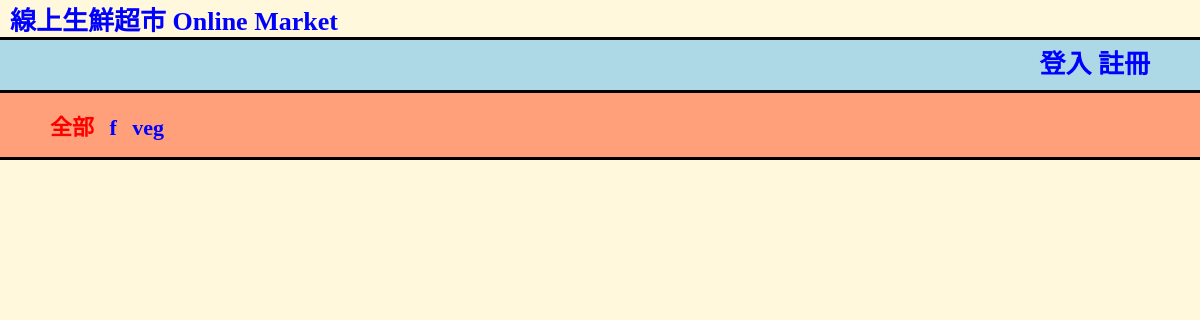
Before: /1/ with the older database file.
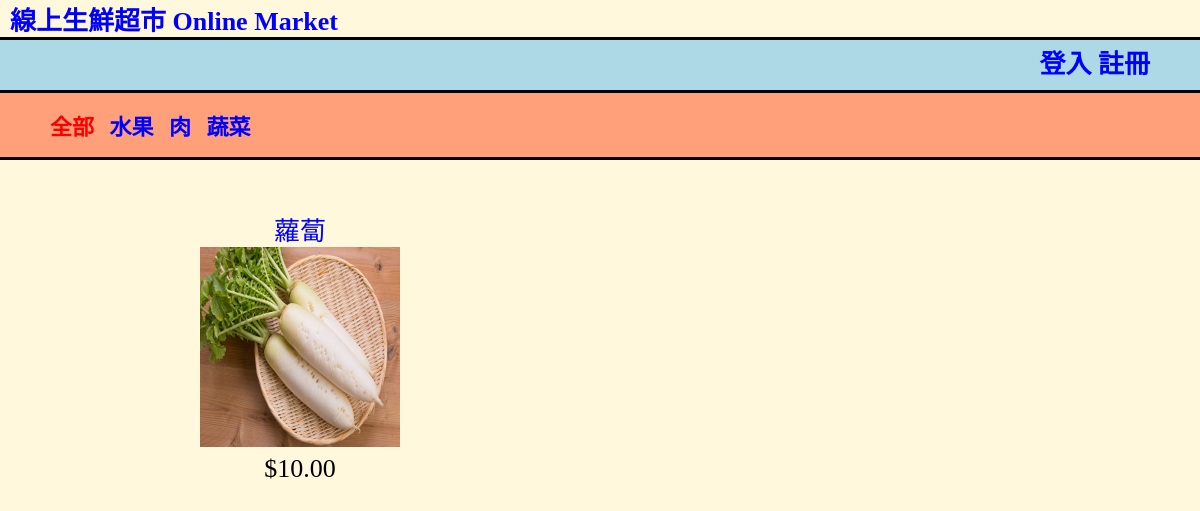
After: the same page with the newer database file.
### shop/models.py (models this page shows, shortened)
class Category(models.Model):
    name = models.CharField(max_length=200, db_index=True)
    slug = models.SlugField(max_length=200, db_index=True, unique=True)
    class Meta:
        ordering = ('name',)
        verbose_name = 'category'
        verbose_name_plural = 'categories'
    def get_absolute_url(self):
        return reverse('shop:product_list_by_category',
                       args=[self.slug])

class Product(models.Model):
    category = models.ForeignKey(Category, related_name='products')
    name = models.CharField(max_length=200, db_index=True)
    slug = models.SlugField(max_length=200, db_index=True)
    image = models.ImageField(upload_to='products/%Y/%m/%d', blank=True)
    description = models.TextField(blank=True)
    price = models.DecimalField(max_digits=10, decimal_places=2)
    stock = models.PositiveIntegerField()
    available = models.BooleanField(default=True)
    created = models.DateTimeField(auto_now_add=True)
    updated = models.DateTimeField(auto_now=True)
    class Meta:
        ordering = ('name',)
        index_together = (('id', 'slug'),)
    def get_absolute_url(self):
        return reverse('shop:product_detail',
                       args=[self.id, self.slug])

### shop/views.py (the view)
def product_list(request, category_slug=None):
    category = None
    categories = Category.objects.all()
    products = Product.objects.filter(available=True)
    if category_slug:
        category = get_object_or_404(Category, slug=category_slug)
        products = products.filter(category=category)
    return render(request, 'shop/product/list.html', {'category': category,
                                                      'categories': categories, 'products': products})

### shop/templates/shop/product/list.html (shortened to what this page needs)
{% extends "shop/base.html" %}
{% load staticfiles %}
{% block content %}
    <div id="sidebar">
        <ul>
            <li class="selected">
                <a href="{% url "shop:product_list" %}" style="color: red;margin-left: 10px;">全部</a>
                {% for c in categories %}
                    <a href="{{ c.get_absolute_url }}" style="margin-left: 10px;"> {{ c.name }}</a>
                {% endfor %}
            </li>
        </ul>
    </div>
    <div id="main" class="product-list">
        {% for product in products %}
            <div class="item">
                <a href="{{ product.get_absolute_url }}"> {{ product.name }}</a>
                <br>
                <a href="{{ product.get_absolute_url }}">
                    <img src="{% if product.image %}{{ product.image.url }}{% else %}
                                {% static "images/no_image.png" %}{% endif %}" style="width: 200px;height: 200px;">
                </a>
                <br>
                ${{ product.price }}
            </div>
        {% endfor %}
    </div>
{% endblock %}

### shop/templates/shop/base.html (shortened to what this page needs)
{% load staticfiles %}
<!DOCTYPE html>
<html lang="en">
<head>
    <link href="{% static "css/base.css" %}" rel="stylesheet">
</head>
<body>
    <div id="header">
        <a href="/" class="logo">線上生鮮超市 Online Market</a>
    </div>
    <div id="subheader">
        <div class="cart">
            {% if request.session.is_login %}
                {{ request.session.user_name }}哈囉~
                <a href="accounts/logout/">登出</a>
            {% else %}
                <a href="accounts/login/">登入</a>
                <a href="accounts/register/">註冊</a>
            {% endif %}
        </div>
    </div>
    <div id="content">
        {% block content %}
        {% endblock %}
    </div>
</body>
</html>

### shop/static/css/base.css (style rules this page uses)
body { background-color: cornsilk; margin: 0 auto; padding: 0 auto; }
.logo { text-decoration:none; font-weight: bold; font-size: 26px; padding-left: 10px; }
a { position:relative; text-decoration:none; color: blue; }
ul, li { position:relative; }
#subheader { height: 50px; line-height:50px; background-color: lightblue; border-top-style:solid; }
.cart { font-weight: bold; font-size: 26px; text-align:right; margin-right: 50px; }
#content { height: 100%; width: 100%; }
#sidebar { background-color: lightsalmon; width: 100%; border-bottom-style:solid; border-top-style: solid; margin-bottom: 50px; }
.selected { font-size: 22px; font-weight: bold; list-style-type: none; }
.item { text-align:center; font-size: 26px; height: 300px; width: 300px; float:left; margin-left: 150px; margin-bottom: 100px; }

Changed rows visible on the page:
changed Category (number 1 of 3 on the later page): name "f" → "水果"
added Category: name "肉"
changed Category (number 3 of 3 on the later page): name "veg" → "蔬菜"
added Product: name "蘿蔔", image (picture), price "10.00"
